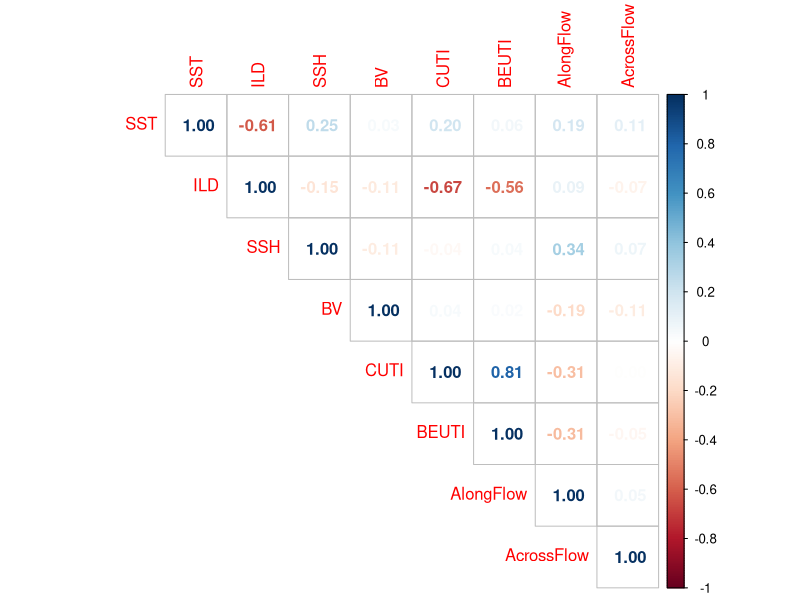
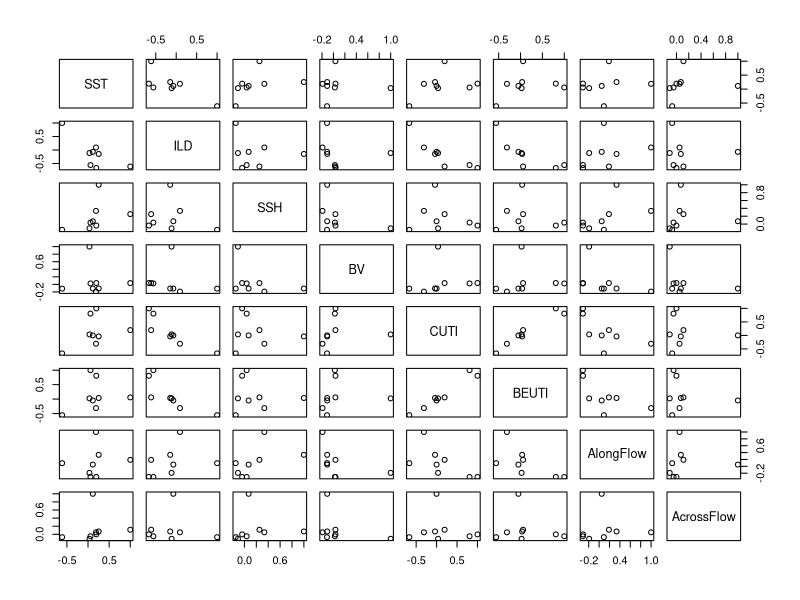

Write R code to recreate these figures, in order.
########################################
##  NOAA/OSU post-doc (NCC Copepods)
##  Step 6: Variable Coefficient GAMs, pt. 1
##  Laura E. Lilly
##  Updated: 29 Jul 2024
########################################
# Load all physical datasets -> Then check correlation matrix to determine
#     acceptable combos for GAMS
library(lubridate)
library(dplyr)
library(mgcv)
library(plyr)
library(corrplot)


# ### Load physical files: 
#   Along & Across flows, Upwelling Indices (for SST, ILD), SSH,
#   Buoyancy Variability, CUTI, and BEUTI
flowfl <- read.csv('Phys_files_2024/NH10_AlongAcrossFlows_daily.csv')
uifl1 <- read.csv('Phys_files_2024/ROMS_MGJ_wcra_vars_44.65N_124.2W_1980-2010_monthly.csv')
uifl2 <- read.csv('Phys_files_2024/ROMS_MGJ_wcra_vars_44.65N_124.2W_2011-2021_monthly.csv')
sshfl <- read.csv('Phys_files_2024/NH05_SSH_from_AVISO.csv')
bvfl <- read.csv('Phys_files_2024/NH05_BV_from_NHL.csv')
cutifl <- read.csv('Phys_files_2024/CUTI_monthly.csv')
beutifl <- read.csv('Phys_files_2024/BEUTI_monthly.csv')


# scridx <- readline("Which nMDS dim? 1, 2    ") # Select nMDS dimension

################# Variables Configuration #################
# # First, create a daily timeseries -> to use for monthly-resolution variables
# daily_df <- tibble(Date = seq(as.Date(paste(1996,01,01,sep = "-")), 
#                               as.Date(paste(2020,12,31,sep = "-")), 
#                               "days")) |> 
#   mutate(month = month(Date),
#          .before = Date)

# Create Days-of-Month vector -> to use for monthly repeats
modys <- c(31,28,31,30,31,30,31,31,30,31,30,31)


# # 0) Reconfigure nMDS file to have *dates* (not date pieces)
# nmds_df <- scrfl |>
#   mutate(Date = as.Date(paste(Year,Mon,Day,sep = "-"),format = "%Y-%m-%d")) |>
#   select(Date,contains(scridx))

# 1a,b) Load Across & Along flows into DF
flow_df <- flowfl |>
  mutate(Date = as.POSIXct(Date,format="%d-%B-%Y %H:%M:%S"))

# 1c,d) Load SST and ILD from ROMS Upwelling Indices
upwl_df <- data.frame(rbind(uifl1,uifl2)) |>
  mutate(Date = as.Date(paste(year,month,1,sep = "-"),format = "%Y-%m-%d"),
         SST = `SST..C.`,
         ILD = `isothermal.layer.depth..m.`,
         month = month(Date)) |>
  select(Date,month,SST,ILD)

# Same for-loop as for CUTI and BEUTI
upwlyrrep <- vector()
upwlmorep <- vector()
upwldyrep <- vector()
upwlsstrep <- vector()
upwlildrep <- vector()

for(c in 1:length(upwl_df$month)){
  repno = modys[upwl_df$month[c]]
  
  upwlyrrep = c(upwlyrrep,rep(year(upwl_df$Date)[c],repno))
  upwlmorep = c(upwlmorep,rep(upwl_df$month[c],repno))
  upwldyrep = c(upwldyrep,seq(1,modys[upwl_df$month[c]],1))
  upwlsstrep = c(upwlsstrep,rep(upwl_df$SST[c],repno))
  upwlildrep = c(upwlildrep,rep(upwl_df$ILD[c],repno))
}
# Daily-resolution DF of CUTI
upwl_daily <- data.frame(Date = as.Date(paste(upwlyrrep,upwlmorep,upwldyrep,sep = "-")),
                         SST = upwlsstrep,
                         ILD = upwlildrep)


# 1e) Load SSH file
ssh_df <- sshfl |>
  mutate(Date = as.Date(paste(Year,Mon,Day,sep = "-"),format = "%Y-%m-%d"),
         SSH = sshtimser) |>
  select(Date,SSH)

# 1f) Load Buoyancy Freq. file
bv_df <- bvfl |>
  mutate(Date = as.Date(paste(Year,Mon,Day,sep = "-"),format = "%Y-%m-%d"),
         BV = bvcut) |>
  select(Date,BV)

# 1g) Load CUTI file and select latitude (44N and 45N -> then average)
cuti_df <- cutifl |>
  mutate(Date = as.Date(paste(year,month,1,sep = "-"),format = "%Y-%m-%d"),
         N44_5 = rowMeans(cbind(X44N,X45N), na.rm = TRUE),
         month = month(Date)) |>
  select(Date,month,N44_5) 

# Run for-loop to repeat each monthly value for the number of days in that month.
#     (It's a beast...but it works!)
cutiyrrep <- vector()
cutimorep <- vector()
cutidyrep <- vector()
cutivarrep <- vector()

for(c in 1:length(cuti_df$month)){
  repno = modys[cuti_df$month[c]]
  
  cutiyrrep = c(cutiyrrep,rep(year(cuti_df$Date)[c],repno))
  cutimorep = c(cutimorep,rep(cuti_df$month[c],repno))
  cutidyrep = c(cutidyrep,seq(1,modys[cuti_df$month[c]],1))
  cutivarrep = c(cutivarrep,rep(cuti_df$N44_5[c],repno))
}
# Daily-resolution DF of CUTI
cuti_daily <- data.frame(Date = as.Date(paste(cutiyrrep,cutimorep,cutidyrep,sep = "-")),
                         cuti44_5 = cutivarrep)



# 1h) Same thing for BEUTI
beut_df <- beutifl |>
  mutate(Date = as.Date(paste(year,month,1,sep = "-"),format = "%Y-%m-%d"),
         N44_5 = rowMeans(cbind(X44N,X45N), na.rm = TRUE),
         month = month(Date)) |>
  select(Date,month,N44_5) 

# For-loop for daily reps
beutyrrep <- vector()
beutmorep <- vector()
beutdyrep <- vector()
beutvarrep <- vector()

for(c in 1:length(beut_df$month)){
  repno = modys[beut_df$month[c]]
  
  beutyrrep = c(beutyrrep,rep(year(beut_df$Date)[c],repno))
  beutmorep = c(beutmorep,rep(beut_df$month[c],repno))
  beutdyrep = c(beutdyrep,seq(1,modys[beut_df$month[c]],1))
  beutvarrep = c(beutvarrep,rep(beut_df$N44_5[c],repno))
}
# Daily-resolution DF of CUTI
beut_daily <- data.frame(Date = as.Date(paste(beutyrrep,beutmorep,beutdyrep,sep = "-")),
                         beut44_5 = beutvarrep)


########### Combine variables and check correlations ############
phys_df_1 <- join_all(list(upwl_daily,ssh_df,bv_df,cuti_daily,beut_daily), 
                    by = 'Date', type = 'left')
phys_df <- left_join(phys_df_1, flow_df, by = 'Date') |>
  filter(Date >= as.Date("1996-01-01"),
         Date <= as.Date("2020-12-31"))
colnames(phys_df)[6:9] <- c("CUTI","BEUTI","AlongFlow","AcrossFlow")


varscorr = cor(phys_df[,2:ncol(phys_df)], use = 'complete.obs')
corrplot(varscorr,method='number',type='upper',is.corr=FALSE,order='original', col.lim = c(-1,1))
pairs(varscorr)


phys_real <- phys_df[complete.cases(phys_df[,2:ncol(phys_df)]),]

